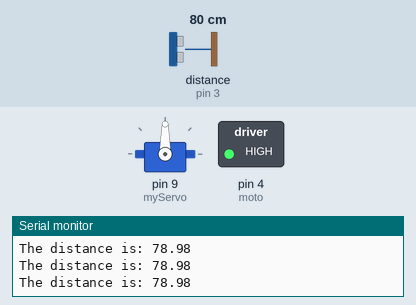
Recording of a sketch running on a simulated Arduino Uno, built with avr-gcc and run on an emulated ATmega328P. Parts: servo, switched loads named in the sketch (green lamp = pin HIGH), the last lines printed to the serial monitor. Wiring (inferred from the names in the program): ultrasonic range finder: trigger pin 2; echo pin 3. The inputs (shaded band) are chosen by the test bench; at power-on: distance to the obstacle (sensor on pin 3) 80 cm. The echo pulse lasts 58.3 µs per cm; pins used as bus, display or sensor lines are not drawn.

Above: at 1.2 s.
1.3 s: distance to the obstacle (sensor on pin 3) set to 24 cm
2.8 s: distance to the obstacle (sensor on pin 3) set to 18 cm
At 3.2 s:
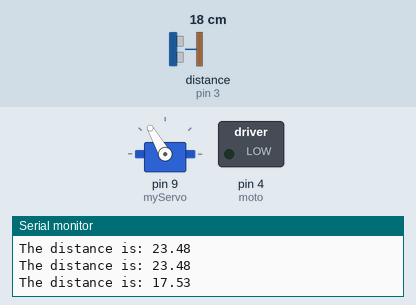
5.8 s: distance to the obstacle (sensor on pin 3) set to 35 cm
At 6.4 s:
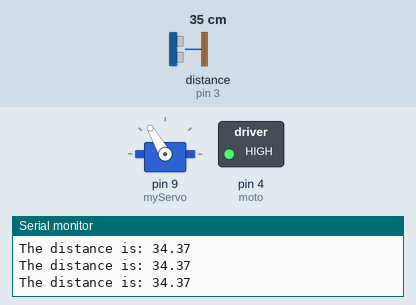
7.3 s: distance to the obstacle (sensor on pin 3) set to 2 cm
At 7.8 s:
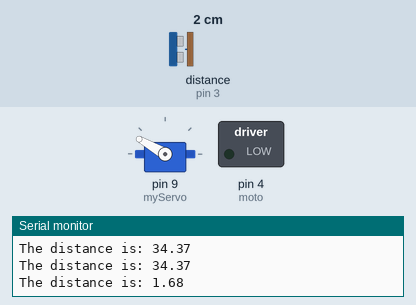
Timing chart, 0 to 11.3 s (numbered marks = the images above; inputs shaded):
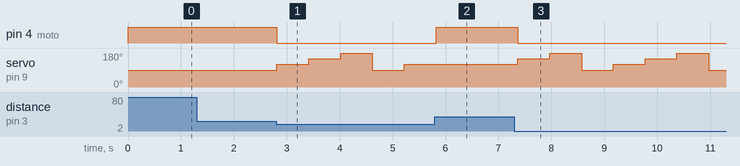

Measured:
- the behaviour switches between 21 and 20 cm on distance to the obstacle (sensor on pin 3) (found by bisection; images 0 and 1)
- after the input at 2.8 s, pin 4 (moto): HIGH → LOW at once; servo on pin 9 (myServo): 90° → 120° at once, → 150° 0.60 s later, → 180° 0.60 s later, → 90° 0.60 s later, … (5 changes in this stretch)
- after the input at 5.8 s, pin 4 (moto): LOW → HIGH at once; servo on pin 9 (myServo): stays 120° (without the input it goes to 150° after 0.02 s)
- after the input at 7.3 s, pin 4 (moto): HIGH → LOW after 0.07 s; servo on pin 9 (myServo): 120° → 150° after 0.07 s, → 180° 0.60 s later, → 90° 0.60 s later, → 120° 0.60 s later, … (7 changes in this stretch)

The sketch:

car.ino
```cpp
#include <Servo.h>
Servo myServo;

const int trig = 2;
const int echo = 3;
const int moto = 4;
int ca = 90; // start in front
long dur;
float dis;

void setup() {
  Serial.begin(9600);
  pinMode(trig, OUTPUT);
  pinMode(echo, INPUT);
  pinMode(moto, OUTPUT);

  myServo.attach(9); // safe PWM pin
  myServo.write(ca);
  Serial.println("Hello Dexter Morgan");
}

void loop() {
  // Motor ON
  digitalWrite(moto, HIGH);

  // Ultrasonic measurement
  digitalWrite(trig, LOW);
  delayMicroseconds(2);
  digitalWrite(trig, HIGH);
  delayMicroseconds(10);
  digitalWrite(trig, LOW);

  dur = pulseIn(echo, HIGH);
  dis = dur * 0.034 / 2;

  Serial.print("The distance is: ");
  Serial.println(dis);

  // Sweep servo and stop motor if object is near
  if (dis <= 20 && dis > 0) {
    digitalWrite(moto, LOW);
    ca += 30;
    if (ca > 180) ca = 90;
    myServo.write(ca);
    delay(500); // give servo time to move
  }

  delay(100); // small loop delay
}
```
